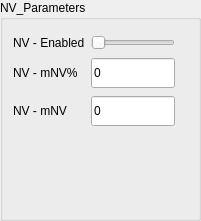
              <widget class="QGroupBox" name="grpBox_NV_parameters">
               <property name="geometry">
                <rect>
                 <x>20</x>
                 <y>510</y>
                 <width>201</width>
                 <height>221</height>
                </rect>
               </property>
               <property name="title">
                <string>NV_Parameters</string>
               </property>
               <widget class="QWidget" name="layoutWidget_23">
                <property name="geometry">
                 <rect>
                  <x>13</x>
                  <y>33</y>
                  <width>179</width>
                  <height>96</height>
                 </rect>
                </property>
                <layout class="QGridLayout" name="gridLayout_52">
                 <item row="0" column="0">
                  <widget class="QLabel" name="lblMptEnabled_20">
                   <property name="text">
                    <string>NV - Enabled</string>
                   </property>
                  </widget>
                 </item>
                 <item row="0" column="1">
                  <widget class="QSlider" name="hSlider_SELL_IndicatorEnabled_27">
                   <property name="maximum">
                    <number>5</number>
                   </property>
                   <property name="orientation">
                    <enum>Qt::Horizontal</enum>
                   </property>
                  </widget>
                 </item>
                 <item row="1" column="0">
                  <widget class="QLabel" name="lblNvIncreasePercentage_5">
                   <property name="text">
                    <string>NV - mNV%</string>
                   </property>
                  </widget>
                 </item>
                 <item row="2" column="1">
                  <widget class="QLineEdit" name="txtNvMinNetVolume_5">
                   <property name="sizePolicy">
                    <sizepolicy hsizetype="Expanding" vsizetype="Fixed">
                     <horstretch>0</horstretch>
                     <verstretch>0</verstretch>
                    </sizepolicy>
                   </property>
                   <property name="minimumSize">
                    <size>
                     <width>0</width>
                     <height>30</height>
                    </size>
                   </property>
                   <property name="text">
                    <string>0</string>
                   </property>
                  </widget>
                 </item>
                 <item row="1" column="1">
                  <widget class="QLineEdit" name="txtNvIncreasePercentage_5">
                   <property name="minimumSize">
                    <size>
                     <width>0</width>
                     <height>30</height>
                    </size>
                   </property>
                   <property name="text">
                    <string>0</string>
                   </property>
                  </widget>
                 </item>
                 <item row="2" column="0">
                  <widget class="QLabel" name="lblNvMinNetVolume_5">
                   <property name="text">
                    <string>NV - mNV</string>
                   </property>
                  </widget>
                 </item>
                 <item row="1" column="2">
                  <spacer name="horizontalSpacer_14">
                   <property name="orientation">
                    <enum>Qt::Horizontal</enum>
                   </property>
                   <property name="sizeHint" stdset="0">
                    <size>
                     <width>40</width>
                     <height>20</height>
                    </size>
                   </property>
                  </spacer>
                 </item>
                </layout>
               </widget>
              </widget>
